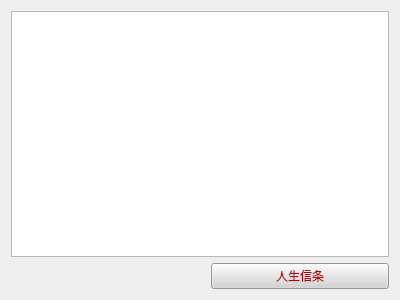
<?xml version="1.0" encoding="UTF-8"?>
<ui version="4.0">
 <class>Form</class>
 <widget class="QWidget" name="Form">
  <property name="geometry">
   <rect>
    <x>0</x>
    <y>0</y>
    <width>400</width>
    <height>300</height>
   </rect>
  </property>
  <property name="windowTitle">
   <string>Form</string>
  </property>
  <property name="statusTip">
   <string/>
  </property>
  <layout class="QVBoxLayout" name="verticalLayout">
   <item>
    <widget class="QTextEdit" name="textEdit">
     <property name="statusTip">
      <string/>
     </property>
    </widget>
   </item>
   <item>
    <layout class="QHBoxLayout" name="horizontalLayout">
     <item>
      <spacer name="horizontalSpacer">
       <property name="orientation">
        <enum>Qt::Horizontal</enum>
       </property>
       <property name="sizeType">
        <enum>QSizePolicy::Fixed</enum>
       </property>
       <property name="sizeHint" stdset="0">
        <size>
         <width>200</width>
         <height>20</height>
        </size>
       </property>
      </spacer>
     </item>
     <item>
      <widget class="QPushButton" name="pushButton_LifeStyle">
       <property name="styleSheet">
        <string notr="true">color:rgb(170, 0, 0);background-color:rgb(212, 212, 212)</string>
       </property>
       <property name="text">
        <string>人生信条</string>
       </property>
      </widget>
     </item>
    </layout>
   </item>
  </layout>
 </widget>
 <resources/>
 <connections/>
</ui>
